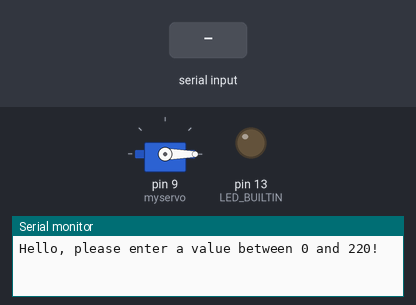
Simulated run of this sketch. Board: Arduino Uno, built with avr-gcc and run on an emulated ATmega328P. Parts: servo, output pins drawn as LEDs (lit = HIGH), the last lines printed to the serial monitor. The inputs (shaded band) are chosen by the test bench.

Above: at 1.2 s.
1.3 s: "90,45\n" received over Serial
At 4.1 s:
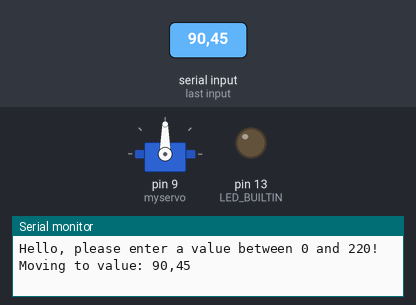
4.3 s: "5\n" received over Serial
At 5.6 s:
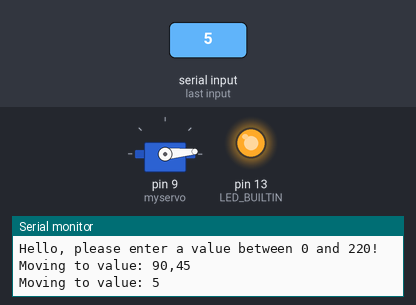
7.3 s: "30,150\n" received over Serial
At 9.9 s:
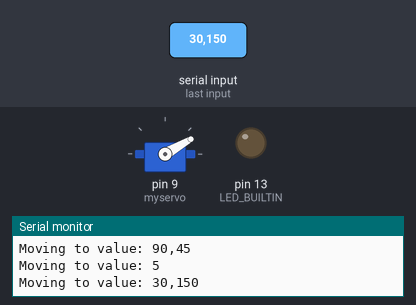
10.3 s: "200\n" received over Serial
At 13.1 s:
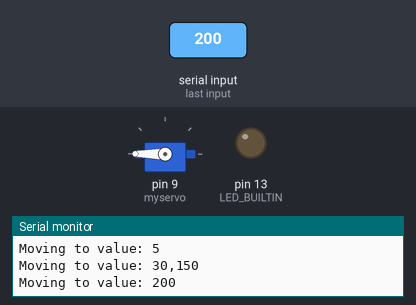
13.3 s: "boop" received over Serial
At 14.9 s:
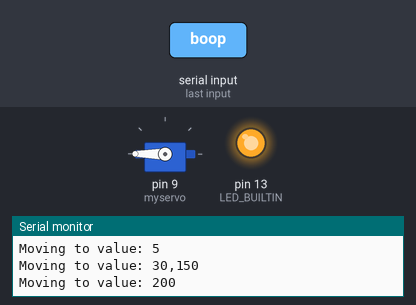
19.3 s: "90\n" received over Serial
At 21.1 s:
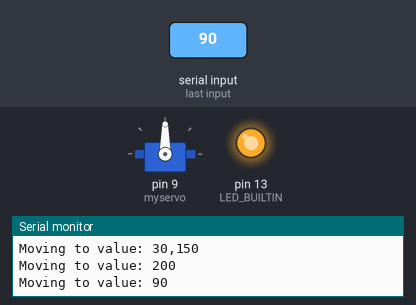
Timing chart, 0 to 22.8 s (numbered marks = the images above; inputs shaded):
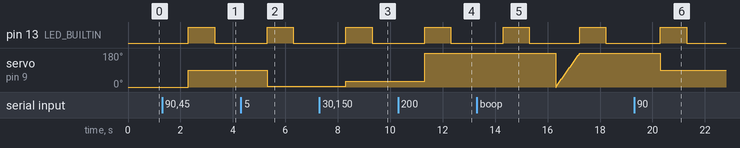

Measured:
- after the input at 1.3 s, pin 13 (LED_BUILTIN): LOW → HIGH after 1.0 s, → LOW 1.0 s later; servo on pin 9 (myservo): 0° → 90° after 1.0 s
- after the input at 4.3 s, pin 13 (LED_BUILTIN): LOW → HIGH after 1.0 s, → LOW 1.0 s later; servo on pin 9 (myservo): 90° → 5° after 1.0 s
- after the input at 7.3 s, pin 13 (LED_BUILTIN): LOW → HIGH after 1.0 s, → LOW 1.0 s later; servo on pin 9 (myservo): 5° → 30° after 1.0 s
- after the input at 10.3 s, pin 13 (LED_BUILTIN): LOW → HIGH after 1.0 s, → LOW 1.0 s later; servo on pin 9 (myservo): 30° → 180° after 1.0 s
- after the input at 13.3 s, pin 13 (LED_BUILTIN): alternates HIGH for 1.0 s and LOW for 1.9 s, starting after 1.0 s
- after the input at 19.3 s, pin 13 (LED_BUILTIN): LOW → HIGH after 1.0 s, → LOW 1.0 s later; servo on pin 9 (myservo): 180° → 90° after 1.0 s

The sketch:

servotest.ino
```cpp
#include <Servo.h>

Servo myservo;

void setup() {
  Serial.begin(9600);
  pinMode(13, OUTPUT);

  myservo.attach(9);
  myservo.write(0);

  Serial.println("Hello, please enter a value between 0 and 220!");
}

void loop() {
  if (Serial.available() > 0) {
    String cmdString = Serial.readString();

    if (cmdString == "boop") {

      flicker_led();

      for (int pos = 0; pos <= 180; pos += 1) {
        myservo.write(pos);
        delay(5);
      }

      flicker_led();

      for (int pos = 180; pos <= 0; pos -= 1) {
        myservo.write(pos);
        delay(5);
      }
    }
    else {
      Serial.println("Moving to value: " + cmdString);
      myservo.write(cmdString.toInt());
      flicker_led();
    }
  }

}

void flicker_led() {
  digitalWrite(LED_BUILTIN, HIGH);
  delay(1000);
  digitalWrite(LED_BUILTIN, LOW);
  delay(1000);
}
```
